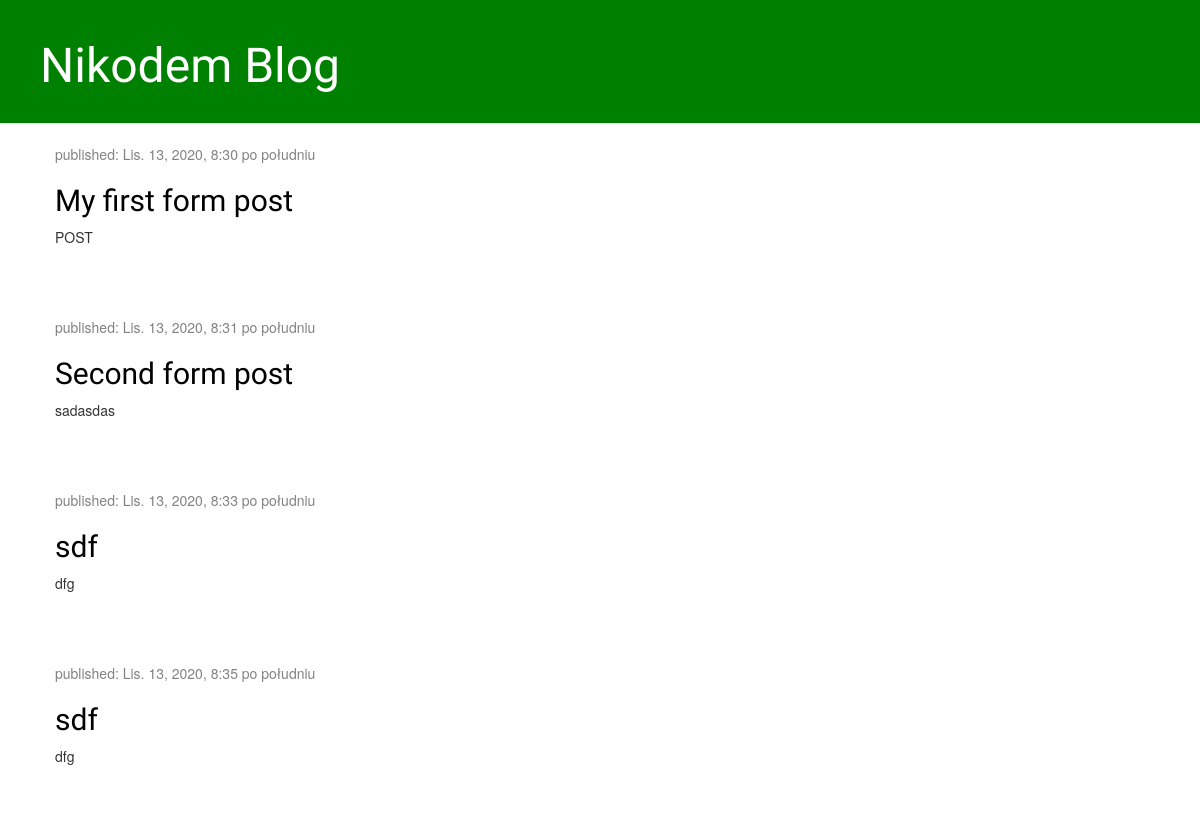
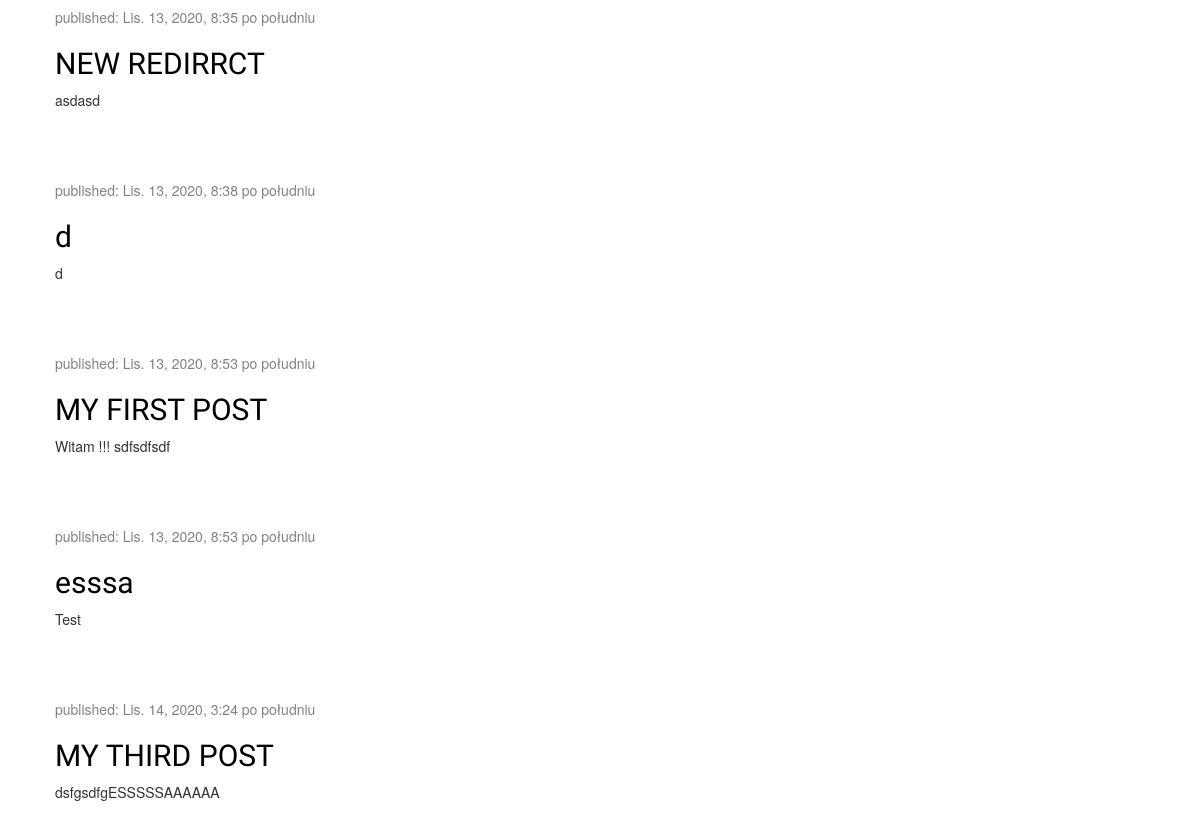
Before: / with the older database file (2 pictures, top to bottom).
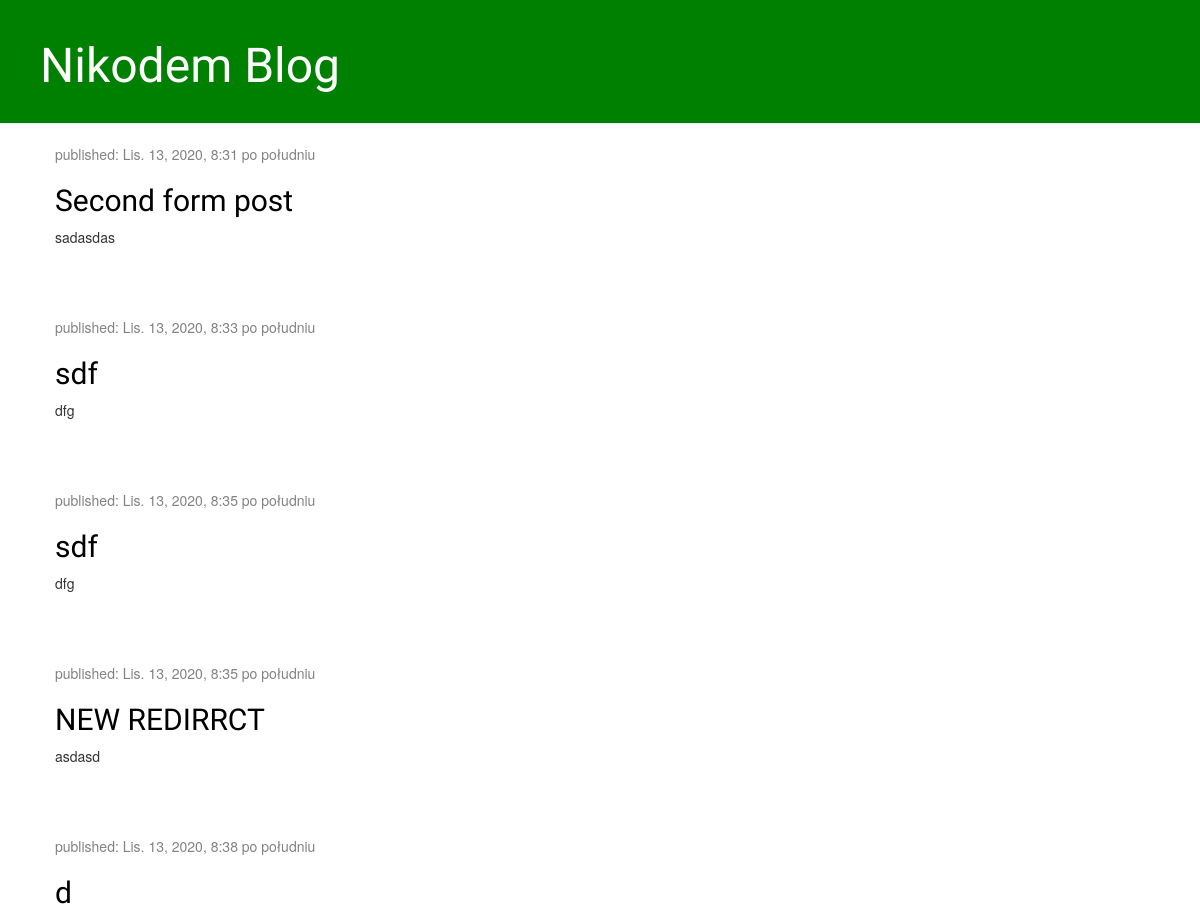
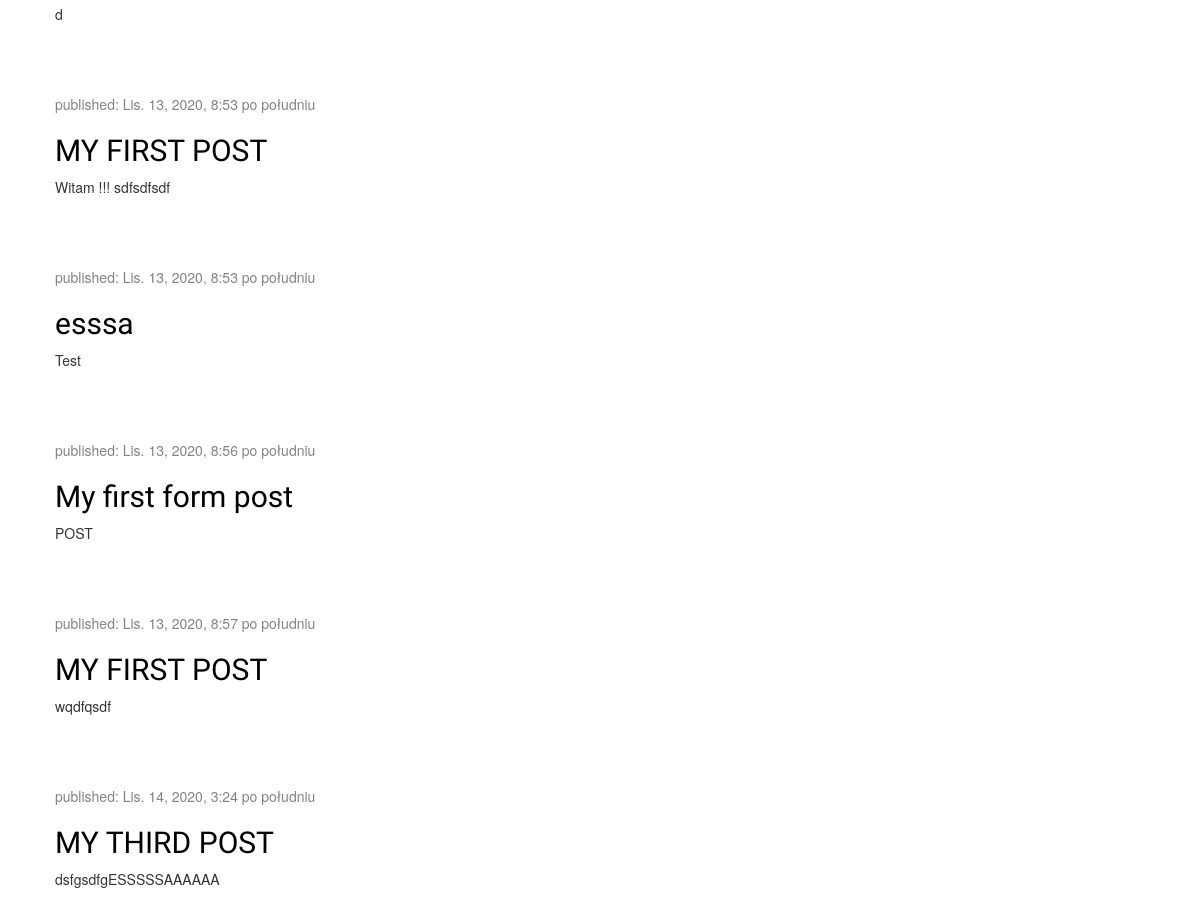
After: the same page with the newer database file (2 pictures, top to bottom).
### blog/models.py (models this page shows, shortened)
class Post(models.Model):  #Definiujemy nasz model (obiekt post)
    author = models.ForeignKey('auth.User', on_delete=models.CASCADE)
    title = models.CharField(max_length=200)
    text = models.TextField()
    created_date = models.DateTimeField(
            default=timezone.now)
    published_date = models.DateTimeField(
            blank=True, null=True)

### blog/views.py (the view)
# urls.py: path('', views.post_list, name='post_list'),
def post_list(request):
    posts=Post.objects.filter(published_date__lte=timezone.now()).order_by('published_date')
    return render(request, 'blog/post_list.html', {'posts': posts})

### blog/templates/blog/post_list.html
{% extends 'blog/base.html' %}
{% block content %}
    {% for post in posts %}
        <div class="post">
            <div class="date">
                <p>published: {{ post.published_date }}</p>
            </div>
            <h2><a href="{% url 'post_detail' pk=post.pk %}">{{ post.title }}</a></h2>
            <p>{{ post.text|linebreaksbr }}</p>
        </div>
    {% endfor %}
{% endblock %}

Changed rows visible on the page:
changed Post "My first form post": published_date "Lis. 13, 2020, 8:30 po południu" → "Lis. 13, 2020, 8:56 po południu"; moves down the list
added Post: published_date "Lis. 13, 2020, 8:57 po południu", title "MY FIRST POST", text "wqdfqsdf"
